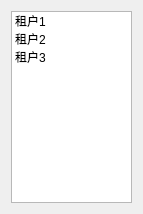
<?xml version="1.0" encoding="UTF-8"?>
<ui version="4.0">
 <class>Tenantdialog</class>
 <widget class="QDialog" name="Tenantdialog">
  <property name="geometry">
   <rect>
    <x>0</x>
    <y>0</y>
    <width>143</width>
    <height>214</height>
   </rect>
  </property>
  <property name="windowTitle">
   <string>Tenantdialog</string>
  </property>
  <layout class="QGridLayout" name="gridLayout">
   <item row="0" column="0">
    <widget class="QListWidget" name="listWidget">
     <item>
      <property name="text">
       <string>租户1</string>
      </property>
     </item>
     <item>
      <property name="text">
       <string>租户2</string>
      </property>
     </item>
     <item>
      <property name="text">
       <string>租户3</string>
      </property>
     </item>
    </widget>
   </item>
  </layout>
 </widget>
 <layoutdefault spacing="6" margin="11"/>
 <resources/>
 <connections/>
</ui>
